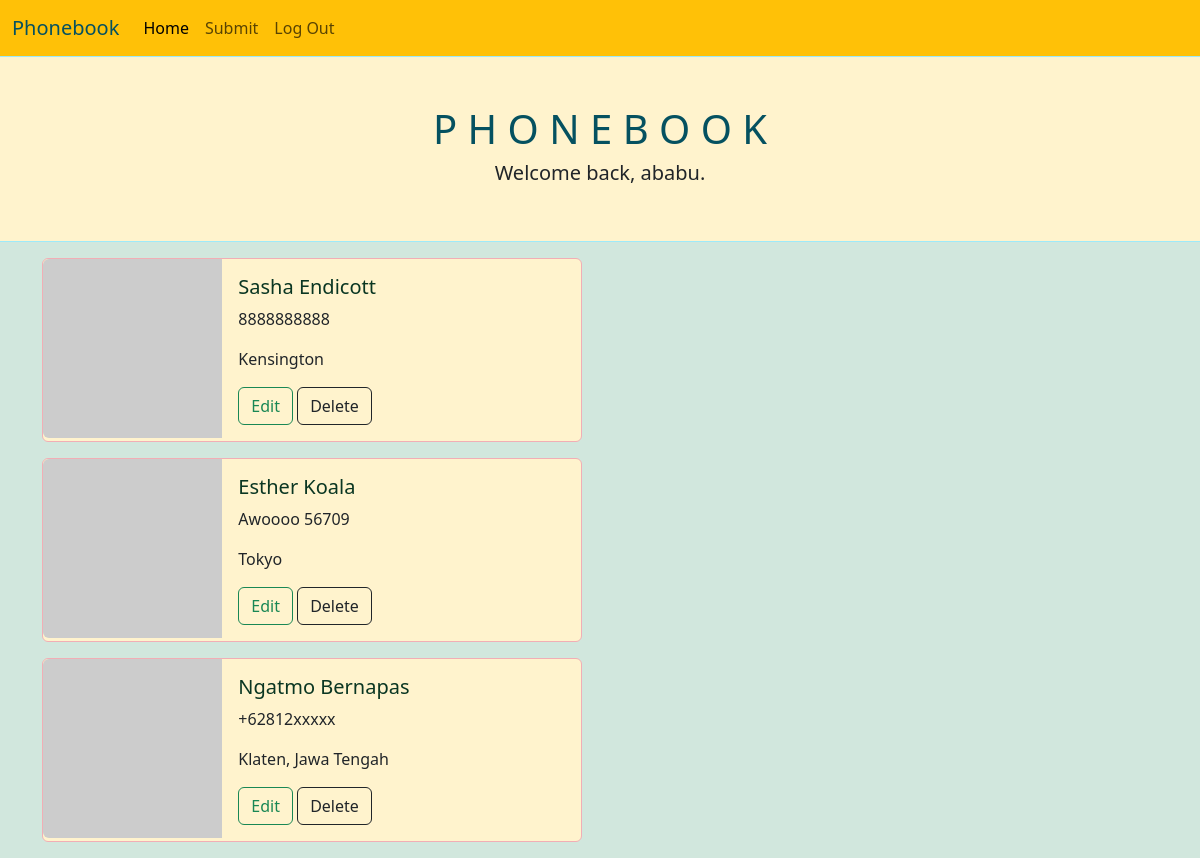
Page / (signed in) on the earlier database version.
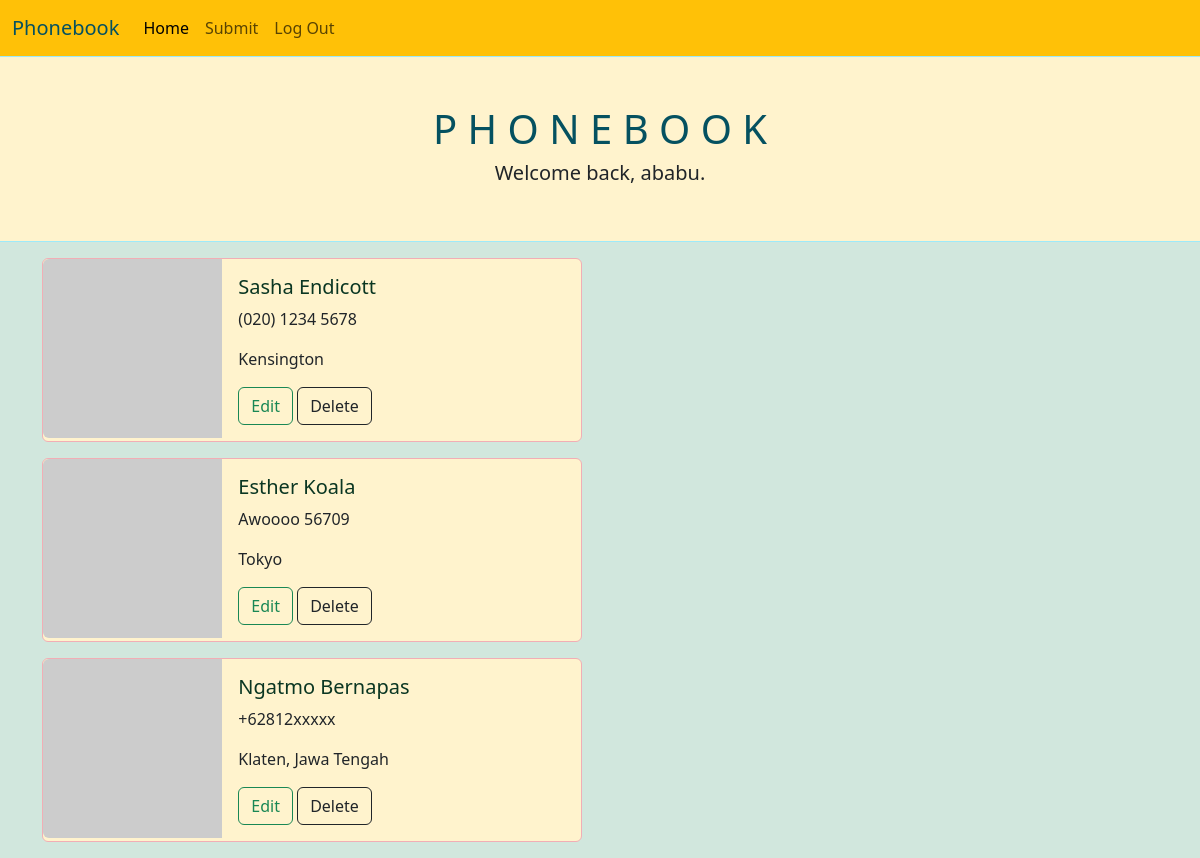
Same page on the later database version.
### app/models.py (models this page shows, shortened)
class Entry(db.Model):
    id = db.Column(db.Integer, primary_key=True)
    first_name = db.Column(db.String(50), nullable=False)
    last_name = db.Column(db.String(50), nullable=False)
    phone_number = db.Column(db.String(75), nullable=False)
    address = db.Column(db.String(100), nullable=False)
    date_created = db.Column(db.DateTime, nullable=False, default=datetime.utcnow)
    user_id = db.Column(
        db.Integer, db.ForeignKey("user.id")
    )  # SQL - FOREIGN KEY(user_id) REFERENCES user(id)

### app/routes.py (the view)
@app.route("/")
def index():
    entries = Entry.query.all()
    nums = {"img=" + str(x) for x in range(1, 71)}
    return render_template("index.html", entries=entries, nums=nums)

### app/models.py (called while the page is built)
@login.user_loader
def get_a_user_by_id(user_id):
    return db.session.get(User, user_id)

### app/templates/index.html (shortened to what this page needs)
{% extends 'base.html' %}
{% block header %}
<h1 class="text-info-emphasis">P H O N E B O O K</h1>
{% if current_user.is_authenticated %}
        <h5>Welcome back, {{ current_user.username }}.</h5>
    {% else %}
        <h5>Log in or create an account to make entries.</h5>
    {% endif %}
{% endblock %}
{% block content %}
        <div>
{% for entry in entries %}
{% if entry.submitter == current_user %}
<div class="card my-3 bg-warning-subtle border-danger-subtle" style="max-width: 540px;">
    <div class="row g-0">
      <div class="col-md-4">
        <img src="https://i.pravatar.cc/300?{{ nums.pop() }}" class="img-fluid rounded-start" alt="a person">
      </div>
      <div class="col-md-8">
        <div class="card-body">
          <h5 class="card-title text-success-emphasis">{{ entry.first_name }} {{ entry.last_name }}</h5>
          <p class="card-text">{{ entry.phone_number }}</p>
          <p class="card-text">{{ entry.address }}</p>
          <a href="{{ url_for('edit_entry', entry_id=entry.id) }}" class="btn btn-outline-success">Edit</a>
          <button type="button" class="btn btn-outline-dark" data-bs-toggle="modal" data-bs-target="#deleteEntryModal-{{ entry.id }}">
            Delete
        </button>
        </div>
      </div>
    </div>
</div>
{% endif %}
{% endfor %}
{% endblock %}

Differences in the rows shown:
changed Entry "Sasha": phone_number "8888888888" → "(020) 1234 5678"
